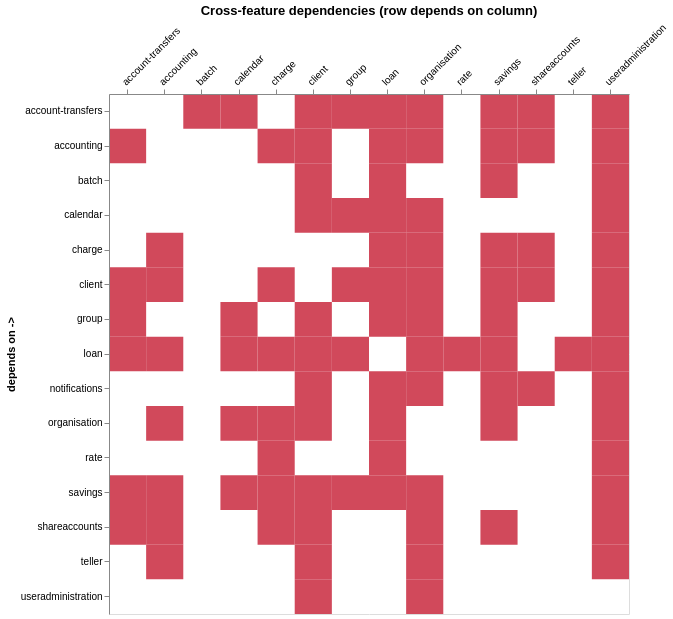

Specify this chart in Vega-Lite:
### Vega-Lite specification from a JSON file in a GitHub repository (floating-point values rounded to 4 significant figures)
{"$schema": "https://vega.github.io/schema/vega-lite/v5.json", "title": "Cross-feature dependencies (row depends on column)", "width": 520, "height": 520, "data": {"values": [{"from": "loan", "to": "account-transfers", "v": 1}, {"from": "loan", "to": "accounting", "v": 1}, {"from": "loan", "to": "calendar", "v": 1}, {"from": "loan", "to": "charge", "v": 1}, {"from": "loan", "to": "client", "v": 1}, {"from": "loan", "to": "group", "v": 1}, {"from": "loan", "to": "organisation", "v": 1}, {"from": "loan", "to": "rate", "v": 1}, {"from": "loan", "to": "savings", "v": 1}, {"from": "loan", "to": "teller", "v": 1}, {"from": "loan", "to": "useradministration", "v": 1}, {"from": "account-transfers", "to": "batch", "v": 1}, {"from": "account-transfers", "to": "calendar", "v": 1}, {"from": "account-transfers", "to": "client", "v": 1}, {"from": "account-transfers", "to": "group", "v": 1}, {"from": "account-transfers", "to": "loan", "v": 1}, {"from": "account-transfers", "to": "organisation", "v": 1}, {"from": "account-transfers", "to": "savings", "v": 1}, {"from": "account-transfers", "to": "shareaccounts", "v": 1}, {"from": "account-transfers", "to": "useradministration", "v": 1}, {"from": "client", "to": "account-transfers", "v": 1}, {"from": "client", "to": "accounting", "v": 1}, {"from": "client", "to": "charge", "v": 1}, {"from": "client", "to": "group", "v": 1}, {"from": "client", "to": "loan", "v": 1}, {"from": "client", "to": "organisation", "v": 1}, {"from": "client", "to": "savings", "v": 1}, {"from": "client", "to": "shareaccounts", "v": 1}, {"from": "client", "to": "useradministration", "v": 1}, {"from": "savings", "to": "account-transfers", "v": 1}, {"from": "savings", "to": "accounting", "v": 1}, {"from": "savings", "to": "calendar", "v": 1}, {"from": "savings", "to": "charge", "v": 1}, {"from": "savings", "to": "client", "v": 1}, {"from": "savings", "to": "group", "v": 1}, {"from": "savings", "to": "loan", "v": 1}, {"from": "savings", "to": "organisation", "v": 1}, {"from": "savings", "to": "useradministration", "v": 1}, {"from": "accounting", "to": "account-transfers", "v": 1}, {"from": "accounting", "to": "charge", "v": 1}, {"from": "accounting", "to": "client", "v": 1}, {"from": "accounting", "to": "loan", "v": 1}, {"from": "accounting", "to": "organisation", "v": 1}, {"from": "accounting", "to": "savings", "v": 1}, {"from": "accounting", "to": "shareaccounts", "v": 1}, {"from": "accounting", "to": "useradministration", "v": 1}, {"from": "group", "to": "account-transfers", "v": 1}, {"from": "group", "to": "calendar", "v": 1}, {"from": "group", "to": "client", "v": 1}, {"from": "group", "to": "loan", "v": 1}, {"from": "group", "to": "organisation", "v": 1}, {"from": "group", "to": "savings", "v": 1}, {"from": "group", "to": "useradministration", "v": 1}, {"from": "organisation", "to": "accounting", "v": 1}, {"from": "organisation", "to": "calendar", "v": 1}, {"from": "organisation", "to": "charge", "v": 1}, {"from": "organisation", "to": "client", "v": 1}, {"from": "organisation", "to": "loan", "v": 1}, {"from": "organisation", "to": "savings", "v": 1}, {"from": "organisation", "to": "useradministration", "v": 1}, {"from": "shareaccounts", "to": "account-transfers", "v": 1}, {"from": "shareaccounts", "to": "accounting", "v": 1}, {"from": "shareaccounts", "to": "charge", "v": 1}, {"from": "shareaccounts", "to": "client", "v": 1}, {"from": "shareaccounts", "to": "organisation", "v": 1}, {"from": "shareaccounts", "to": "savings", "v": 1}, {"from": "shareaccounts", "to": "useradministration", "v": 1}, {"from": "charge", "to": "accounting", "v": 1}, {"from": "charge", "to": "loan", "v": 1}, {"from": "charge", "to": "organisation", "v": 1}, {"from": "charge", "to": "savings", "v": 1}, {"from": "charge", "to": "shareaccounts", "v": 1}, {"from": "charge", "to": "useradministration", "v": 1}, {"from": "notifications", "to": "client", "v": 1}, {"from": "notifications", "to": "loan", "v": 1}, {"from": "notifications", "to": "organisation", "v": 1}, {"from": "notifications", "to": "savings", "v": 1}, {"from": "notifications", "to": "shareaccounts", "v": 1}, {"from": "notifications", "to": "useradministration", "v": 1}, {"from": "calendar", "to": "client", "v": 1}, {"from": "calendar", "to": "group", "v": 1}, {"from": "calendar", "to": "loan", "v": 1}, {"from": "calendar", "to": "organisation", "v": 1}, {"from": "calendar", "to": "useradministration", "v": 1}, {"from": "batch", "to": "client", "v": 1}, {"from": "batch", "to": "loan", "v": 1}, {"from": "batch", "to": "savings", "v": 1}, {"from": "batch", "to": "useradministration", "v": 1}, {"from": "teller", "to": "accounting", "v": 1}, {"from": "teller", "to": "client", "v": 1}, {"from": "teller", "to": "organisation", "v": 1}, {"from": "teller", "to": "useradministration", "v": 1}, {"from": "rate", "to": "charge", "v": 1}, {"from": "rate", "to": "loan", "v": 1}, {"from": "rate", "to": "useradministration", "v": 1}, {"from": "useradministration", "to": "client", "v": 1}, {"from": "useradministration", "to": "organisation", "v": 1}]}, "mark": "rect", "encoding": {"y": {"field": "from", "type": "nominal", "title": "depends on ->"}, "x": {"field": "to", "type": "nominal", "title": null, "axis": {"labelAngle": -45, "orient": "top"}}, "color": {"value": "#d1495b"}, "tooltip": [{"field": "from", "type": "nominal"}, {"field": "to", "type": "nominal"}]}}
